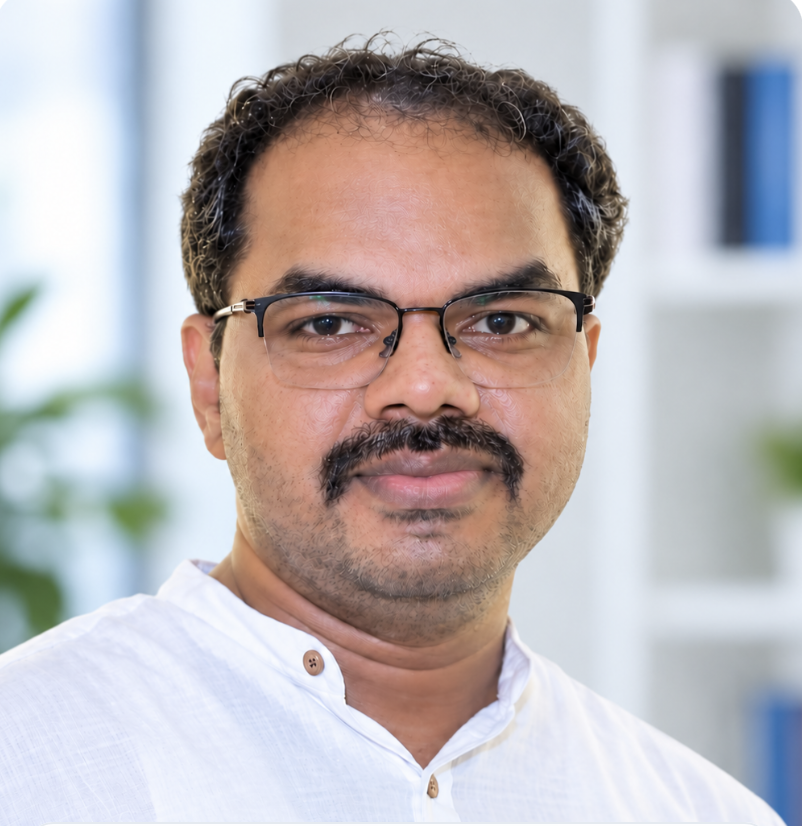
#> input picture input/face1.jpg, 802 x 826 px
$ python face_morph_stage6_backup.py
#> lines starting #> are read from the running program, lines starting #| are printed output that depends on the picture
import cv2
import mediapipe as mp
import numpy as np
from pathlib import Path


# ============================================================
# FACE MORPH - STAGE 6
#
# Automatic Alignment
# Delaunay Triangulation
# Affine Triangle Warping
# Face Mask
# Color Matching
# Multiple Morph Strengths
# ============================================================


# ============================================================
# PROJECT PATHS
# ============================================================

PROJECT_DIR = Path(__file__).resolve().parent.parent

INPUT_DIR = PROJECT_DIR / "input"
OUTPUT_DIR = PROJECT_DIR / "output"

IMAGE1 = INPUT_DIR / "face1.jpg"
IMAGE2 = INPUT_DIR / "face2.jpg"

OUTPUT_DIR.mkdir(exist_ok=True)


# ============================================================
# MEDIAPIPE
# ============================================================

mp_face_mesh = mp.solutions.face_mesh


# ============================================================
# DETECT LANDMARKS
# ============================================================

def detect_landmarks(image):

    rgb = cv2.cvtColor(
        image,
        cv2.COLOR_BGR2RGB
    )

    with mp_face_mesh.FaceMesh(
        static_image_mode=True,
        max_num_faces=1,
        refine_landmarks=False,
        min_detection_confidence=0.5
    ) as face_mesh:

        result = face_mesh.process(rgb)

    if not result.multi_face_landmarks:

        raise RuntimeError(
            "No face detected."
        )

    height, width = image.shape[:2]

    points = []

    for landmark in result.multi_face_landmarks[0].landmark:

        x = landmark.x * width
        y = landmark.y * height

        points.append(
            [x, y]
        )

    return np.array(
        points,
        dtype=np.float32
    )


# ============================================================
# ALIGN FACE 2 TO FACE 1
# ============================================================

# [549 lines left out: functions align_face, add_boundary_points, calculate_delaunay, warp_triangle, morph_image, create_face_mask and 2 more, not called in this run]


# ============================================================
# MAIN
# ============================================================

def main():

    print("=" * 70)
    print("FACE MORPH - STAGE 6")
    print("ALIGNMENT + COLOR MATCHING + MORPH STRENGTH")
    print("=" * 70)

    # ========================================================
    # LOAD
    # ========================================================

    print("\nLoading images...")

    image1 = cv2.imread(
        str(IMAGE1)
    )
#> image1 is the input picture: shape (826, 802, 3); mean B, G, R 181.5, 179.6, 185.6

    image2_original = cv2.imread(
        str(IMAGE2)
    )
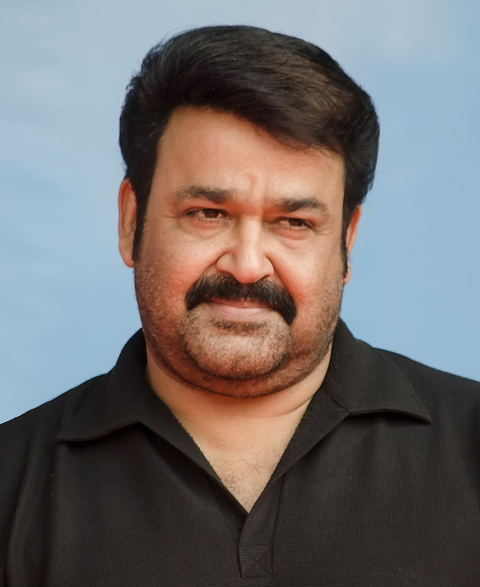
#> input picture input/face2.jpg, 960 x 1174 px (shown at 1/2 size)
#> image2_original is the input picture: shape (1174, 960, 3); mean B, G, R 110, 110, 113.7

    if image1 is None:

        raise RuntimeError(
            "Could not load input/face1.jpg"
        )

    if image2_original is None:

        raise RuntimeError(
            "Could not load input/face2.jpg"
        )

    height, width = image1.shape[:2]
#> height = 826; width = 802

    print(
        f"Face 1: {image1.shape}"
    )
#| Face 1: (826, 802, 3)

    print(
        f"Face 2: {image2_original.shape}"
    )
#| Face 2: (1174, 960, 3)

    # ========================================================
    # RESIZE FACE 2
    # ========================================================

    image2 = cv2.resize(
        image2_original,
        (width, height),
        interpolation=cv2.INTER_AREA
    )
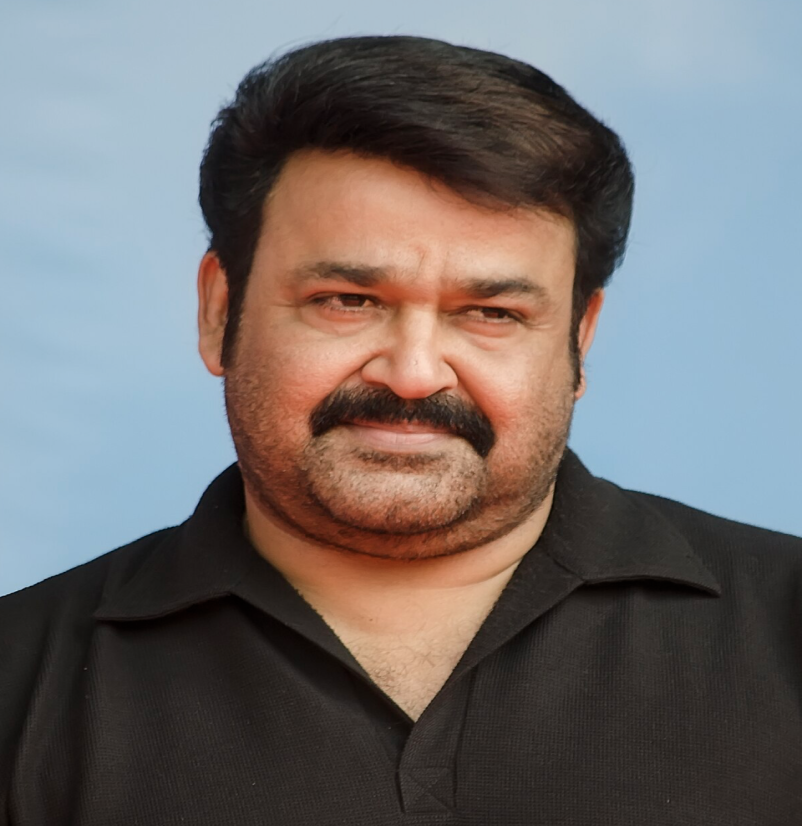
#> image2: shape (826, 802, 3); mean B, G, R 110, 110, 113.7

    print(
        f"Working canvas: "
        f"{width} x {height}"
    )
#| Working canvas: 802 x 826

    # ========================================================
    # LANDMARKS
    # ========================================================

    print(
        "\nDetecting Face 1 landmarks..."
    )

    points1 = detect_landmarks(
        image1
    )

    print(
        f"Face 1 landmarks: "
        f"{len(points1)}"
    )

    print(
        "\nDetecting Face 2 landmarks..."
    )

    points2 = detect_landmarks(
        image2
    )

    print(
        f"Face 2 landmarks: "
        f"{len(points2)}"
    )

    # ========================================================
    # ALIGN FACE 2
    # ========================================================

    print(
        "\nAligning Face 2..."
    )

    image2_aligned, points2_aligned, matrix = align_face(
        image2,
        points2,
        points1,
        (width, height)
    )

    print(
        "Face alignment completed."
    )

    print(
        "\nAlignment matrix:"
    )

    print(
        matrix
    )

    # ========================================================
    # SAVE ALIGNED IMAGE
    # ========================================================

    save_image(
        OUTPUT_DIR / "face2_aligned_stage6.jpg",
        image2_aligned
    )

    # ========================================================
    # CREATE INITIAL ALIGNMENT PREVIEW
    # ========================================================

    alignment_preview = cv2.addWeighted(
        image1,
        0.5,
        image2_aligned,
        0.5,
        0
    )

    save_image(
        OUTPUT_DIR / "alignment_preview_stage6.jpg",
        alignment_preview
    )

    # ========================================================
    # CREATE FACE MASK
    # ========================================================

    print(
        "\nCreating face mask..."
    )

    # Temporary points with boundary
    points1_full = add_boundary_points(
        points1,
        width,
        height
    )

    points2_full = add_boundary_points(
        points2_aligned,
        width,
        height
    )

    average_points = (
        points1_full
        +
        points2_full
    ) / 2.0

    face_mask = create_face_mask(
        average_points,
        width,
        height
    )

    mask_preview = (
        face_mask[:, :, 0]
        * 255
    ).astype(
        np.uint8
    )

    save_image(
        OUTPUT_DIR / "face_mask_stage6.jpg",
        mask_preview
    )

    # ========================================================
    # COLOR MATCH FACE 2
    # ========================================================

    print(
        "\nMatching Face 2 color to Face 1..."
    )

    image2_color_matched = match_color(
        image2_aligned,
        image1,
        face_mask
    )

    save_image(
        OUTPUT_DIR / "face2_color_matched.jpg",
        image2_color_matched
    )

    # ========================================================
    # DELAUNAY
    # ========================================================

    print(
        "\nCalculating Delaunay triangulation..."
    )

    triangles = calculate_delaunay(
        average_points,
        width,
        height
    )

    print(
        f"Delaunay triangles: "
        f"{len(triangles)}"
    )

    # ========================================================
    # TRIANGULATION PREVIEW
    # ========================================================

    triangulation_preview = cv2.addWeighted(
        image1,
        0.5,
        image2_color_matched,
        0.5,
        0
    )

    for triangle in triangles:

        p1 = np.int32(
            average_points[
                triangle[0]
            ]
        )

        p2 = np.int32(
            average_points[
                triangle[1]
            ]
        )

        p3 = np.int32(
            average_points[
                triangle[2]
            ]
        )

        cv2.line(
            triangulation_preview,
            tuple(p1),
            tuple(p2),
            (0, 255, 0),
            1
        )

        cv2.line(
            triangulation_preview,
            tuple(p2),
            tuple(p3),
            (0, 255, 0),
            1
        )

        cv2.line(
            triangulation_preview,
            tuple(p3),
            tuple(p1),
            (0, 255, 0),
            1
        )

    save_image(
        OUTPUT_DIR / "delaunay_stage6.jpg",
        triangulation_preview
    )

    # ========================================================
    # WARP FACE 1
    # ========================================================

    print(
        "\nWarping Face 1..."
    )

    warped1 = morph_image(
        image1,
        points1_full,
        average_points,
        triangles
    )

    # ========================================================
    # WARP FACE 2
    # ========================================================

    print(
        "Warping Face 2..."
    )

    warped2 = morph_image(
        image2_color_matched,
        points2_full,
        average_points,
        triangles
    )

    # ========================================================
    # SAVE WARPED IMAGES
    # ========================================================

    save_image(
        OUTPUT_DIR / "stage6_warped_face1.jpg",
        warped1
    )

    save_image(
        OUTPUT_DIR / "stage6_warped_face2.jpg",
        warped2
    )

    # ========================================================
    # BLEND DIFFERENT MORPH STRENGTHS
    # ========================================================

    print(
        "\nCreating morph results..."
    )

    warped1_float = warped1.astype(
        np.float32
    )

    warped2_float = warped2.astype(
        np.float32
    )

    background = image1.astype(
        np.float32
    )

    # --------------------------------------------------------
    # Function for creating one result
    # --------------------------------------------------------

    # [39 lines left out: function create_morph, not called in this run]

    # ========================================================
    # 25% FACE 2
    # ========================================================

    morph25 = create_morph(
        0.25
    )

    save_image(
        OUTPUT_DIR / "face_morph_25.jpg",
        morph25
    )

    # ========================================================
    # 50% FACE 2
    # ========================================================

    morph50 = create_morph(
        0.50
    )

    save_image(
        OUTPUT_DIR / "face_morph_50.jpg",
        morph50
    )

    # ========================================================
    # 75% FACE 2
    # ========================================================

    morph75 = create_morph(
        0.75
    )

    save_image(
        OUTPUT_DIR / "face_morph_75.jpg",
        morph75
    )

    # ========================================================
    # FINAL DEFAULT RESULT
    # ========================================================

    save_image(
        OUTPUT_DIR / "face_morph_stage6.jpg",
        morph50
    )

    # Also update main result
    save_image(
        OUTPUT_DIR / "face_morph.jpg",
        morph50
    )

    # ========================================================
    # COMPLETE
    # ========================================================

    print("\n")
    print("=" * 70)
    print("STAGE 6 COMPLETED SUCCESSFULLY")
    print("=" * 70)

    print("\nGenerated files:")

    print(
        "  face2_aligned_stage6.jpg"
    )

    print(
        "  alignment_preview_stage6.jpg"
    )

    print(
        "  face_mask_stage6.jpg"
    )

    print(
        "  face2_color_matched.jpg"
    )

    print(
        "  delaunay_stage6.jpg"
    )

    print(
        "  stage6_warped_face1.jpg"
    )

    print(
        "  stage6_warped_face2.jpg"
    )

    print(
        "  face_morph_25.jpg"
    )

    print(
        "  face_morph_50.jpg"
    )

    print(
        "  face_morph_75.jpg"
    )

    print(
        "  face_morph_stage6.jpg"
    )

    print(
        "  face_morph.jpg"
    )

    print("\n" + "=" * 70)


# ============================================================
# RUN
# ============================================================

if __name__ == "__main__":

    main()
#> (the call stopped at in detect_landmarks, `with mp_face_mesh.FaceMesh( static_image_mode=True, max_num_faces=1, r..`: mediapipe is not available in this run)
